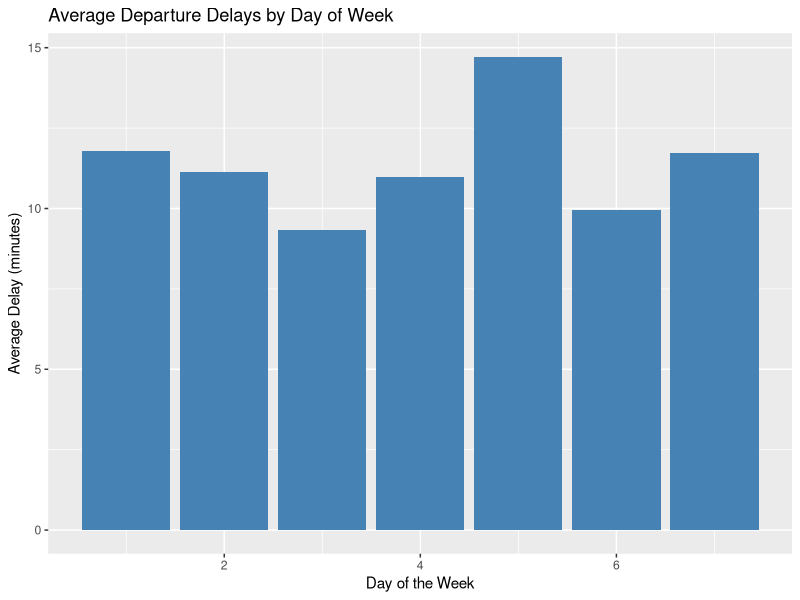
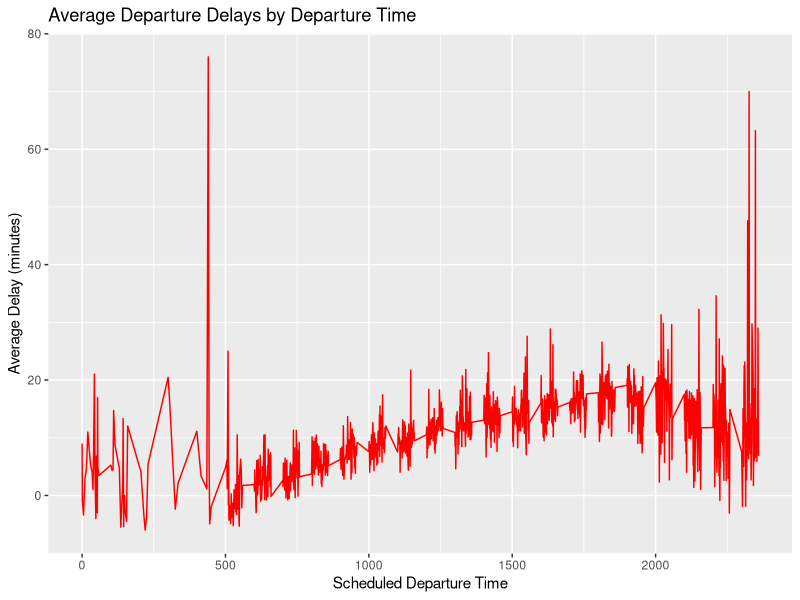
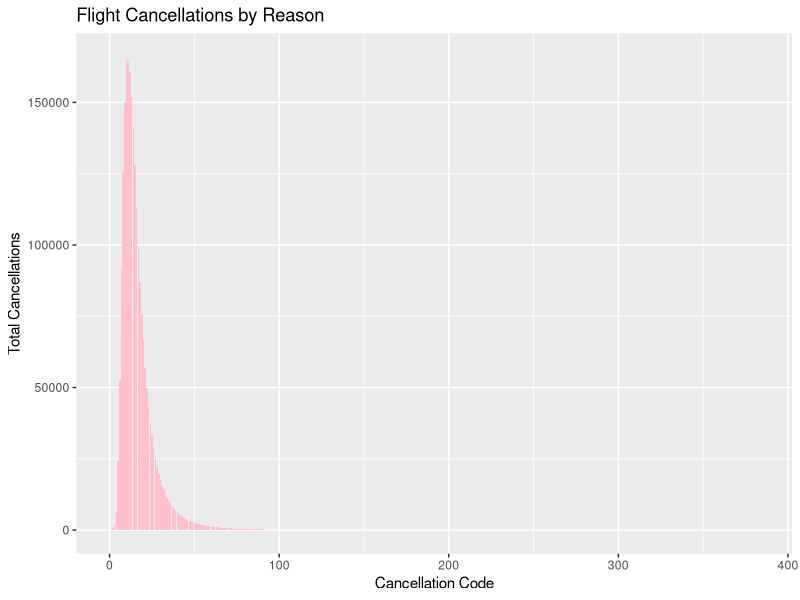
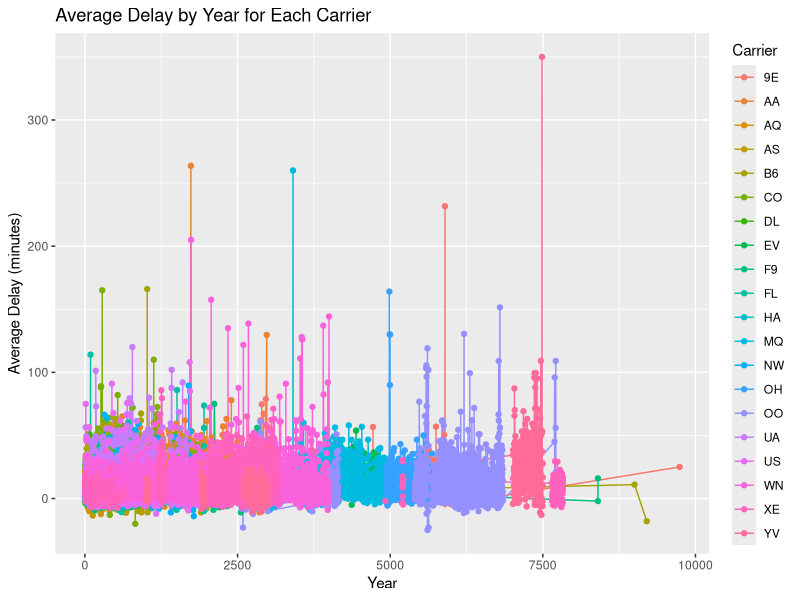

Generate these figures, in order, with R:
## ---- chunk 1
knitr::opts_chunk$set(echo = TRUE)
library(tidyverse)
library(ggplot2)
setwd('/Users/liuxiaotian/Documents/P136558_LiuXiaotian_DataManagementAssignment2')

avg_delays_by_day <- read.csv("avg_delays_by_day.csv", header = FALSE)
avg_delays_by_time <- read.csv("avg_delays_by_time.csv", header = FALSE)
cancellations_by_code <- read.csv("cancellations_by_code.csv", header = FALSE)
flight_problems <- read.csv("flight_problems.csv", header = FALSE)
names(avg_delays_by_day) <- c("day_of_week", "avg_dep_delay")
names(avg_delays_by_time) <- c("dep_time", "avg_dep_delay")
names(cancellations_by_code) <- c("cancellation_code", "total_cancellations")
names(flight_problems) <- c("Carrier", "Year", "Flights", "Avg_Delay")
flight_problems$Carrier <- gsub("[()]", "", flight_problems$Carrier)
flight_problems$Year <- gsub("[()]", "", flight_problems$Year)
flight_problems$Year <- as.numeric(flight_problems$Year)
flight_problems$Avg_Delay <- as.numeric(flight_problems$Avg_Delay)
## ---- chunk 2
ggplot(avg_delays_by_day, aes(x = day_of_week, y = avg_dep_delay)) +
  geom_col(fill = "steelblue") +
  labs(title = "Average Departure Delays by Day of Week", x = "Day of the Week", y = "Average Delay (minutes)")
## ---- chunk 3
ggplot(avg_delays_by_time, aes(x = dep_time, y = avg_dep_delay)) +
  geom_line(color = "red") +
  labs(title = "Average Departure Delays by Departure Time", x = "Scheduled Departure Time", y = "Average Delay (minutes)")
## ---- chunk 4
ggplot(cancellations_by_code, aes(x = cancellation_code, y = total_cancellations, fill = code)) +
  geom_bar(stat = "identity", fill = 'pink') +
  labs(title = "Flight Cancellations by Reason", x = "Cancellation Code", y = "Total Cancellations")
## ---- chunk 5
ggplot(flight_problems, aes(x = Year, y = Avg_Delay, group = Carrier, color = Carrier)) +
  geom_line() +
  geom_point() +
  labs(title = "Average Delay by Year for Each Carrier", x = "Year", y = "Average Delay (minutes)")
